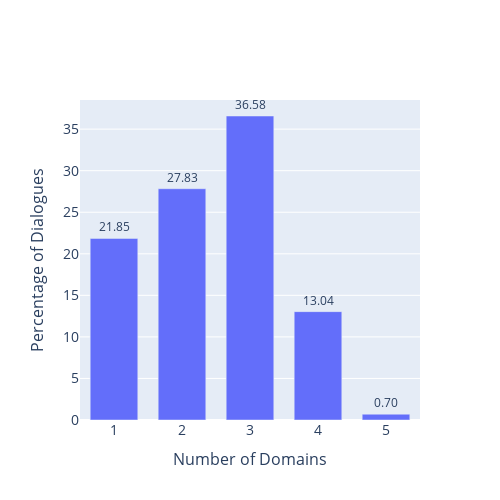

The cell this chart's notebook holds for it:
### Code cell
colors = [
    '#1f77b4',  # muted blue
    '#ff7f0e',  # safety orange
    '#2ca02c',  # cooked asparagus green
    '#9467bd',  # muted purple

    '#e377c2',  # raspberry yogurt pink

]

fig = go.Figure(data=[go.Bar(
    x=dict_to_viz['Number of Domains'],
    y=dict_to_viz['Number of Dialogues'],
    text=dict_to_viz['Number of Dialogues'],
    width=[0.7] * 5 
    #marker_color=colors # marker color can be a single color value or an iterable
)])

fig.update_traces(texttemplate='%{text:.2f}', textposition='outside')

fig.update_layout(#title_text='How many dialogues are multi-domain?',
        yaxis=dict(
        title='Percentage of Dialogues',
        titlefont_size=16,
        tickfont_size=14,
    ),
                   xaxis=dict(
        title='Number of Domains',
        titlefont_size=16,
        tickfont_size=14,
    ),
    width=500,
    height=500           
                 )

fig.write_image("percentage_dialogues.png", engine="kaleido")
fig.show()




# fig = px.bar(dict_to_viz, x='Number of Domains', y='Number of Dialogues')
# fig.show()

### Figure 1 — Plotly figure (JSON) as saved in the notebook; plotly's stock layout.template omitted (floating-point values rounded to 4 significant figures)
{"data": [{"text": ["27.83", "21.85", "36.58", "13.04", "0.7"], "textposition": "outside", "texttemplate": "%{text:.2f}", "type": "bar", "width": [0.7, 0.7, 0.7, 0.7, 0.7], "x": [2, 1, 3, 4, 5], "y": [27.83, 21.85, 36.58, 13.04, 0.7]}], "layout": {"height": 500, "width": 500, "xaxis": {"autorange": true, "range": [0.5, 5.5], "tickfont": {"size": 14}, "title": {"font": {"size": 16}, "text": "Number of Domains"}, "type": "linear"}, "yaxis": {"autorange": true, "range": [0, 38.51], "tickfont": {"size": 14}, "title": {"font": {"size": 16}, "text": "Percentage of Dialogues"}, "type": "linear"}}}
